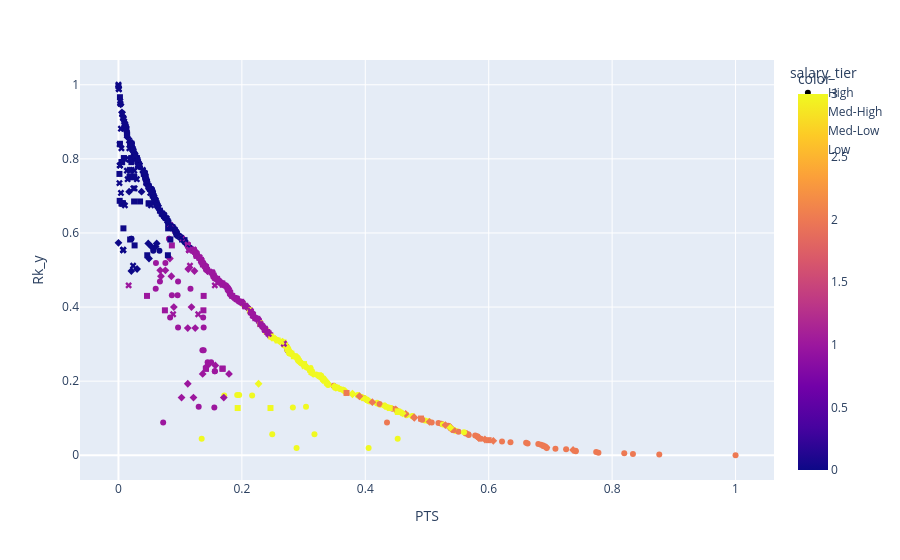

The cell this chart's notebook holds for it:
### Markdown cell above
Below is the same graph from earlier that displayed our clusters, but this time different shapes are used to indicate paygrade.

### Code cell
px.scatter(nba, x='PTS', y='Rk_y', color = kmeans_4.labels_, symbol='salary_tier')

### Figure 1 — Plotly figure (JSON) as saved in the notebook; plotly's stock layout.template omitted (floating-point values rounded to 4 significant figures; data arrays with more than 128 entries replaced by an {"elided": "..."} marker saying what was removed)
{"data": [{"hovertemplate": "salary_tier=High<br>PTS=%{x}<br>Rk_y=%{y}<br>color=%{marker.color}<extra></extra>", "legendgroup": "High", "marker": {"color": {"elided": "156 int values"}, "coloraxis": "coloraxis", "symbol": "circle"}, "mode": "markers", "name": "High", "orientation": "v", "showlegend": true, "type": "scatter", "x": {"elided": "156 float values"}, "xaxis": "x", "y": {"elided": "156 float values"}, "yaxis": "y"}, {"hovertemplate": "salary_tier=Med-High<br>PTS=%{x}<br>Rk_y=%{y}<br>color=%{marker.color}<extra></extra>", "legendgroup": "Med-High", "marker": {"color": {"elided": "155 int values"}, "coloraxis": "coloraxis", "symbol": "diamond"}, "mode": "markers", "name": "Med-High", "orientation": "v", "showlegend": true, "type": "scatter", "x": {"elided": "155 float values"}, "xaxis": "x", "y": {"elided": "155 float values"}, "yaxis": "y"}, {"hovertemplate": "salary_tier=Med-Low<br>PTS=%{x}<br>Rk_y=%{y}<br>color=%{marker.color}<extra></extra>", "legendgroup": "Med-Low", "marker": {"color": {"elided": "155 int values"}, "coloraxis": "coloraxis", "symbol": "square"}, "mode": "markers", "name": "Med-Low", "orientation": "v", "showlegend": true, "type": "scatter", "x": {"elided": "155 float values"}, "xaxis": "x", "y": {"elided": "155 float values"}, "yaxis": "y"}, {"hovertemplate": "salary_tier=Low<br>PTS=%{x}<br>Rk_y=%{y}<br>color=%{marker.color}<extra></extra>", "legendgroup": "Low", "marker": {"color": {"elided": "159 int values"}, "coloraxis": "coloraxis", "symbol": "x"}, "mode": "markers", "name": "Low", "orientation": "v", "showlegend": true, "type": "scatter", "x": {"elided": "159 float values"}, "xaxis": "x", "y": {"elided": "159 float values"}, "yaxis": "y"}], "layout": {"coloraxis": {"colorbar": {"title": {"text": "color"}}, "colorscale": [[0, "#0d0887"], [0.1111, "#46039f"], [0.2222, "#7201a8"], [0.3333, "#9c179e"], [0.4444, "#bd3786"], [0.5556, "#d8576b"], [0.6667, "#ed7953"], [0.7778, "#fb9f3a"], [0.8889, "#fdca26"], [1, "#f0f921"]]}, "legend": {"title": {"text": "salary_tier"}, "tracegroupgap": 0}, "margin": {"t": 60}, "xaxis": {"anchor": "y", "domain": [0, 1], "title": {"text": "PTS"}}, "yaxis": {"anchor": "x", "domain": [0, 1], "title": {"text": "Rk_y"}}}}
